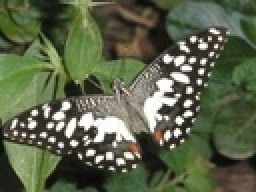
%> input picture Features/butterfly2.jpg, 128 x 96 px, shrunk from 520 x 390 before the run (shown 2 times larger)
$ octave DoG.m   (GNU Octave 9; MATLAB toolbox functions it lacks are replaced by stand-ins)
%> lines starting %> are read from the running program, lines starting %| are printed output that depends on the picture
im = rgb2gray(im2double(imread('butterfly2.jpg')));
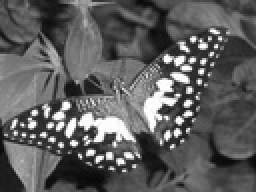
%> im: size 96x128 double (shown 2 times larger); min 0.0247, max 0.999, mean 0.369
s = 1.5; %sigma
scale = 2;
k = scale+3; %scales
thresh = 0.09;
o = 4; %octaves

for oct=0:o-1
    img=imresize(im,((1/2)^oct));
    % gaussian
    [X, Y] = meshgrid(1:size(img,1), 1:size(img,2));
    for z=0:k-1
        g{z+1}=fspecial('gaussian',size(img),((2^(1/scale))^z)*s);
    end
    for z=1:k
        l{z}= imfilter(img,g{z},'same','conv');
    end
    d{1}=img-l{1};
    for z=2:k
        d{z}=l{z-1}-l{z};
    end

    % max/min detection
    x1=[];
    y1=[];
    for z=2:k
        for i=2:size(img,1)-1
            for j=2:size(img,2)-1
                num=1;
                comparison=zeros(1,27);
                for zz=z-1:z+1
                    for ii=i-1:i+1
                        for jj=j-1:j+1
                            comparison(num)=d{z}(ii,jj);
                            num=num+1;
                        end
                    end
                end
                cmax=max(comparison);
                cmin=min(comparison);
                %if  cmin == d{z}(i,j) %uncomment this for minima
                %    if cmin < -thresh
                if  cmax == d{z}(i,j)
                    if cmax > thresh
                        x1=[x1,i];
                        y1=[y1,j];
                    end
                end
            end
        end
        blobs=[x1;y1];
        octres{oct+1,z}=blobs;
    end
end
%> this loop made 4 passes
%> pass 2, `img=imresize(im,((1/2)^oct));`:
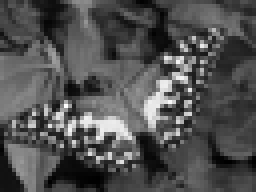
%> img: size 48x64 double (shown 4 times larger); min 0.0346, max 1.09, mean 0.369; drawn with min black and max white
%> pass 3, `img=imresize(im,((1/2)^oct));`:
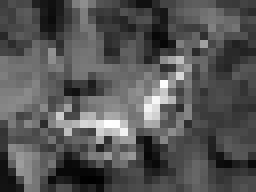
%> img: size 24x32 double (shown 8 times larger); min 0.0381, max 1.03, mean 0.369; drawn with min black and max white
%> after the loop, comparison = 27 values, max 0.00599 at index 1, min -0.0034 at index 9, mean -0.000112; d = 5 items; g = 5 items; l = 5 items; octres = 20 items

% check for scale repetition
for oct=1:o
    for z= 2:k-1
        hi_z = octres{oct,z+1};
        lo_z = octres{oct,z};
        for m=1:size(hi_z,2)
            comp_z = hi_z(:,m);
            [indxm_row, indxm_col] = find(lo_z == comp_z);
            for n=1:size(indxm_col)
                octres{oct,z}(indxm_row(n),indxm_col(n))=NaN;
            end
        end
    end
end

% check blobs on each octave above and below - large octave
% replaces lower octave - pixels map over eachother 1-2.
for oct=1:o-1
    for z=1:k
        for m=1:size(octres{oct+1,z},2)
            largepix = octres{oct+1,z}(:,m);
            for n=1:size(octres{oct,z},2)
                smallpix = octres{oct,z}(:,n);
                if (smallpix(1,1) == largepix(1,1)*2 && smallpix(2,1)==largepix(2,1)*2)
                    octres{oct,z}(:,n)=NaN;
                end
                if smallpix(1,1) < largepix(1,1)*2 + (((2^0.5)^z)*s) ...
                        && smallpix(1,1) > largepix(1,1)*2 - (((2^0.5)^z)*s) ...
                        && smallpix(2,1) < largepix(2,1)*2 + (((2^0.5)^z)*s) ...
                        && smallpix(2,1) > largepix(2,1)*2 - (((2^0.5)^z)*s)
                    octres{oct,z}(:,n)=NaN;
                end
            end
        end
    end
end

% scale each octave blobs to image size
for oct=0:o-1
    for z=1:k
        for i=1:size(octres{oct+1,z},1)
            for j=1:size(octres{oct+1,z},2)
                octres{oct+1,z}(i,j) = (octres{oct+1,z}(i,j)*(2^oct))-(2^(oct)/2);
            end
        end
    end
end

figure(1)
imshow(im);
hold on;
for oct=1:o
    for z=1:k
        if octres{oct,z} ~= 0
            y1=octres{oct,z}(2,:);
            x1=octres{oct,z}(1,:);
            z1=pi*((2^oct-1)*((2^0.5)^z)*s);
            scatter(y1,x1, z1, 'red');
        end
    end
end
%> after the loop, x1 = [53 53 61 83]; y1 = [75 75 55 13]; z1 = 79.97
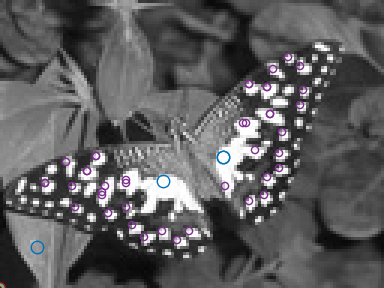
%> figure redrawn from the program's plot data; shown 3 times larger
